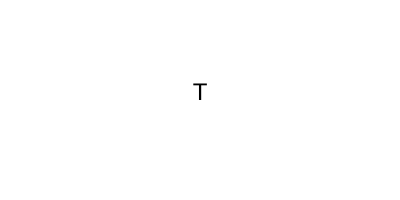
Frame 1 (no input)
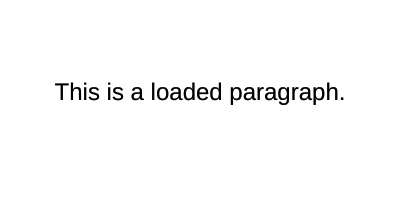
Frame 60 (no input)
Frame 120 (the mouse pressed at the canvas centre since frame 60): identical to frame 60, image omitted

The p5.js sketch that drew these frames (run headless with seeded random() and noise() and a simulated clock; from frame 60 on, the mouse is pressed at the canvas centre):

// p5.js sketch
// ── sketch.js
let paragraph = "This is a loaded paragraph.";
let newArray = [];
let index = 0;
let finished = false; // Flag to indicate if the sentence is completed

function setup() {
  createCanvas(400, 200);
  frameRate(60); // Adjust the frame rate as needed
}

function draw() {
  background(255,150);
  
  if (index < paragraph.length && !finished) {
    // Slice the paragraph to gradually build up the full sentence in newArray
    newArray[0] = paragraph.slice(0, index + 1);
    index++;
  }
  else{
    finished = true;
  }
  
  // Display the full sentence
  textSize(24);
  textAlign(CENTER);
  text(newArray[0], width/2, height/2);
}
